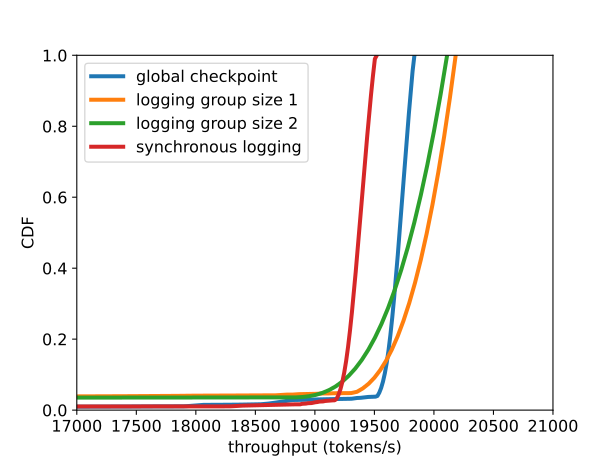

This chart was generated by the following Python code:
from operator import ge
import numpy as np
import matplotlib.pyplot as plt
import pandas as pd
from scipy import stats
from scipy.interpolate import BSpline, make_interp_spline

plt.rcParams.update({'font.size': 12, 'font.family': 'Myriad Pro'})

def get_x_cdfvalue(throughput, numbins=25):
    res_freq = stats.relfreq(throughput, numbins=numbins)
    x = res_freq.lowerlimit + np.linspace(0, res_freq.binsize * res_freq.frequency.size, res_freq.frequency.size)
    cdf_value = np.cumsum(res_freq.frequency)
    # print(res_freq)
    # print(cdf_value)
    # print(x)
    #smooth
    x_smooth = np.linspace(x.min(), x.max(), 300)
    spl = make_interp_spline(x, cdf_value, k=3)
    cdf_value_smooth = spl(x_smooth)

    # for tokens
    x_smooth = x_smooth * 128
    return x_smooth, cdf_value_smooth

def load_data(file):
    array = []
    with open(file, "r") as f:
        lines = f.readlines()
        for line in lines:
            array.append(float(line))
    
    array = array[1:-1]
    array = np.array(array)
    return array

# load data
gc_throughput = load_data("gc.txt")
log_throughput = load_data("logging.txt")
selective = load_data("selective.txt")
sync = load_data("sync.txt")


log_x, log_cdf_value = get_x_cdfvalue(log_throughput)
gc_x, gc_cdf_value = get_x_cdfvalue(gc_throughput)
se_x, se_cdf_value = get_x_cdfvalue(selective)
sync_x, sync_cdf_value = get_x_cdfvalue(sync)

log_cdf_value.sort()
gc_cdf_value.sort()
se_cdf_value.sort()
sync_cdf_value.sort()

plt.xlabel('throughput (tokens/s)')
plt.ylabel('CDF')
plt.xlim(17000, 21000)
plt.ylim(0, 1)
# plt.title('Bert CDF')

linewidth=3

plt.plot(gc_x, gc_cdf_value, linewidth=linewidth, label="global checkpoint")
plt.plot(log_x, log_cdf_value, linewidth=linewidth, label="logging group size 1")
plt.plot(se_x, se_cdf_value, linewidth=linewidth, label="logging group size 2")
plt.plot(sync_x, sync_cdf_value, linewidth=linewidth, label="synchronous logging")

plt.legend()

plt.savefig("cdf.svg", dpi=400)
plt.savefig("cdf.png", dpi=400)